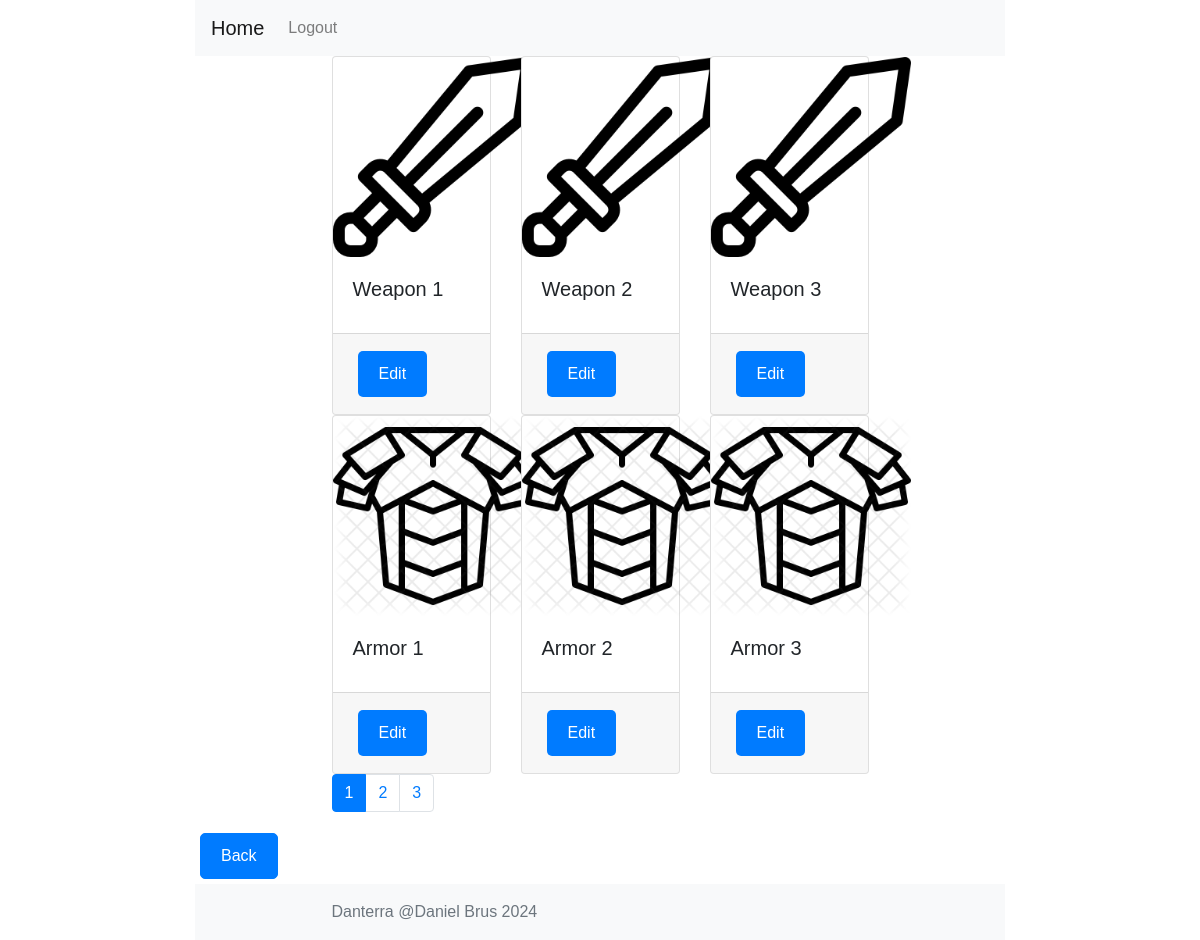
The page /admin/edit_item_display.php (signed in) on the database its author committed.
### tables this page shows
CREATE TABLE `sp_items` (
  `item_id` int(11) NOT NULL,
  `name` varchar(255) NOT NULL,
  `image` text NOT NULL,
  `strength` int(11) NOT NULL,
  `hitpoints` int(11) NOT NULL,
  `luck` int(11) NOT NULL,
  `equipment_type` enum('Weapon','Armor','Legs','Trinket') DEFAULT NULL,
  `price_to_buy` int(11) NOT NULL,
  `price_to_sell` int(11) NOT NULL
);

### db/database.php (called while the page is built, shortened)
<?php
class DatabaseConnection
{
    private static $pdo;
    public static function getPDOConnection()
    {
        if (!self::$pdo) {
            self::$pdo = new PDO(
                'mysql:host=' . DB_HOSTNAME .
                    ';dbname=' . DB_DATABASE,
                DB_USERNAME,
                DB_PASSWORD
            );
            self::$pdo->setAttribute(PDO::ATTR_DEFAULT_FETCH_MODE, PDO::FETCH_ASSOC);
            $statement = self::$pdo->prepare('SHOW TABLES');
            $statement->execute();
            $results = $statement->fetchAll(PDO::FETCH_COLUMN);
        }
        return self::$pdo;
    }
}
abstract class Database implements DatabaseOperations
{
    protected $pdo;
    public function __construct()
    {
        $this->pdo = DatabaseConnection::getPDOConnection();
    }
    protected function runQuery($sql, $params = [])
    {
        $statement = $this->pdo->prepare($sql);
        foreach ($params as $key => $val) {
            if ($key === 'itemsPerPage' || $key === 'offset') {
                $statement->bindValue(':' . $key, $val, PDO::PARAM_INT);
            } else if (is_int($val)) {
                $statement->bindValue(':' . $key, $val, PDO::PARAM_INT);
            } else {
                $statement->bindValue(':' . $key, $val);
            }
        }
        $statement->execute();
        return $statement->fetchAll(PDO::FETCH_ASSOC);
    }
}

### db/ItemsDB.php (called while the page is built, shortened)
<?php
require_once 'database.php';
class ItemsDB extends Database
{
    public function findAll($itemsPerPage = null, $offset = null)
    {
        $sql = "SELECT * FROM sp_items";
        if ($itemsPerPage !== null && $offset !== null) {
            $sql .= " LIMIT :itemsPerPage OFFSET :offset";
            return $this->runQuery($sql, ['itemsPerPage' => $itemsPerPage, 'offset' => $offset]);
        }
        return $this->runQuery($sql, []);
    }
    public function getTotalCount()
    {
        $sql = "SELECT COUNT(*) FROM sp_items";
        $result = $this->runQuery($sql, []);
        return $result[0]['COUNT(*)'];
    }
}

### admin/edit_item_display.php (the view, shortened to what this page needs)
<?php
require_once '../db/ItemsDB.php';
$itemsDB = new ItemsDB();
$itemsPerPage = 6;
$page = isset($_GET['page']) ? $_GET['page'] : 1;
$offset = ($page - 1) * $itemsPerPage;
$items = $itemsDB->findAll($itemsPerPage, $offset);
$totalItems = $itemsDB->getTotalCount();
$totalPages = ceil($totalItems / $itemsPerPage);
include '../includes/admin_head.php';
?>
<div class="container">
    <div class="row">
        <?php foreach ($items as $item) : ?>
            <div class="col-md-4">
                <div class="card h-100">
                    <img class="card-img-top" src="../<?php echo $item['image']; ?>" alt="<?php echo $item['name']; ?>">
                    <div class="card-body">
                        <h5 class="card-title"><?php echo $item['name']; ?></h5>
                    </div>
                    <div class="card-footer">
                        <a class="btn" href="../store_item_id_admin.php?item_id=<?php echo $item['item_id']; ?>">Edit</a>
                    </div>
                </div>
            </div>
        <?php endforeach; ?>
    </div>
    <nav aria-label="Page navigation">
        <ul class="pagination">
            <?php for ($i = 1; $i <= $totalPages; $i++) : ?>
                <li class="page-item <?php echo $i == $page ? 'active' : ''; ?>">
                    <a class="page-link" href="?page=<?php echo $i; ?>"><?php echo $i; ?></a>
                </li>
            <?php endfor; ?>
        </ul>
    </nav>
</div>
<a href="admin_interface.php" class="btn btn-primary">Back</a>
<?php
include '../includes/foot.php';

### includes/admin_head.php (shortened to what this page needs)
<!doctype html>
<html lang="en">
<head>
  <link href="https://stackpath.bootstrapcdn.com/bootstrap/4.3.1/css/bootstrap.min.css" rel="stylesheet">
  <link href="../css/style.css" rel="stylesheet">
</head>
<body>
  <div class="container">
    <nav class="navbar navbar-expand-lg navbar-light bg-light">
      <a class="navbar-brand" href="index.php">Home</a>
      <div class="collapse navbar-collapse">
        <ul class="navbar-nav mr-auto">
          <?php if (isset($_COOKIE['name'])) : ?>
            <li class="nav-item"><a class="nav-link" href="../logout.php">Logout</a></li>
          <?php else : ?>
            <li class="nav-item"><a class="nav-link" href="../login.php">Login</a></li>
          <?php endif; ?>
        </ul>
      </div>
    </nav>

### includes/foot.php (shortened to what this page needs)
<footer class="footer mt-auto py-3 bg-light">
  <div class="container">
    <span class="text-muted">Danterra @Daniel Brus 2024</span>
  </div>
</footer>
</div>
</body>
</html>

### css/style.css (style rules this page uses)
body { font-family: Arial, sans-serif; }
.card-img-top { width: 200px; height: 200px; object-fit: cover; display: block; margin-left: auto; margin-right: auto; }
.btn { display: inline-block; padding: 10px 20px; margin: 5px; background-color: #007BFF; color: white; text-decoration: none; border-radius: 5px; transition: background-color 0.3s ease; }
.container { max-width: 70%; margin: auto; }

### rows shown on the page
sp_items: image (picture), name "Weapon 1"
sp_items: image (picture), name "Weapon 2"
sp_items: image (picture), name "Weapon 3"
sp_items: image (picture), name "Armor 1"
sp_items: image (picture), name "Armor 2"
sp_items: image (picture), name "Armor 3"
